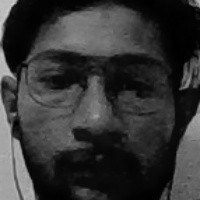
#> input picture MINI_OpenCV_projects/Face Recognition/Face_sample/user1.jpg, 200 x 200 px, given in place of the camera
$ python Facial_Recognition_part1.py
#> lines starting #> are read from the running program, lines starting #| are printed output that depends on the picture
# Collecting the face samples

import cv2
from isort import file
import numpy as np


faceDetecter = cv2.CascadeClassifier('haarcascade_frontalface_default.xml')


def face_extractor(img):
    gray_img = cv2.cvtColor(img, cv2.COLOR_BGR2GRAY)
    faces = faceDetecter.detectMultiScale(gray_img,1.3,5)

    if faces is ():
        return None

    for (x,y,w,h) in faces:
        cropped_faces = img[y:y+h, x:x+w]

    return cropped_faces


cap = cv2.VideoCapture(0)
count = 0

while True:
    ret, frame = cap.read()
#> frame is the input picture: shape (200, 200, 3); min 0, max 208, mean 52.1
    if face_extractor(frame) is not None :
#> in face_extractor, `faces = faceDetecter.detectMultiScale(gray_img,1.3,5)`: faces = [[15, 14, 169, 169]]
#> the loop in face_extractor, `for (x,y,w,h) in faces:` made 1 pass
#> pass 1, in face_extractor, `cropped_faces = img[y:y+h, x:x+w]`:
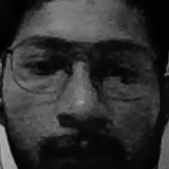
#> cropped_faces: shape (169, 169, 3); min 0, max 177, mean 48.7
        count+=1
#> count = 1

        face = cv2.resize(face_extractor(frame),(200,200))
#> the loop in face_extractor (call 2), `for (x,y,w,h) in faces:` made 1 pass
        face = cv2.cvtColor(face, cv2.COLOR_BGR2GRAY)
#> face: shape (200, 200)

        file_name_path = r'C:\Users\Admin\Computer vision\Opencv_project\Facial Recognition System\Face_sample\user'+str(count)+'.jpg'

        cv2.imwrite(file_name_path, face)

        cv2.putText(face, str(count), (50,50),cv2.FONT_HERSHEY_COMPLEX,1,(0,255,0), 2)
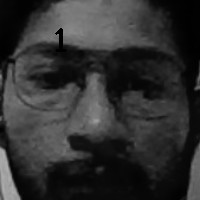
#> face: shape (200, 200); min 0, max 173, mean 48.4
        cv2.imshow('Face Cropper', face)

    else:
        print("Face Not Detected")
        pass

    if cv2.waitKey(1) ==13 or count == 100:
#> (key Esc is pressed here)
        break


cap.release()
cv2.destroyAllWindows()

print("Collecting Sample Successfull")

$ run again, on MINI_OpenCV_projects/Face Recognition/Face_sample/user10.jpg
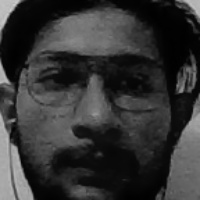
#> input picture MINI_OpenCV_projects/Face Recognition/Face_sample/user10.jpg, 200 x 200 px, given in place of the camera
#> frame is the input picture: shape (200, 200, 3); min 0, max 208, mean 52.3
#> faces = [[17, 15, 165, 165]]
#> the loop in face_extractor, `for (x,y,w,h) in faces:` made 1 pass
#> pass 1, in face_extractor, `cropped_faces = img[y:y+h, x:x+w]`:
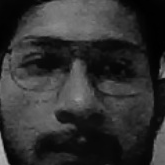
#> cropped_faces: shape (165, 165, 3); min 0, max 180, mean 49.2
#> count = 1
#> the loop in face_extractor (call 2), `for (x,y,w,h) in faces:` made 1 pass
#> `cv2.putText(face, str(count), (50,50),cv2.FONT_HERSHEY_COMPLEX,1,(0,25..`:
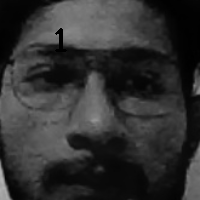
#> face: shape (200, 200); min 0, max 178, mean 48.8

$ run again, on MINI_OpenCV_projects/Face Recognition/Face_sample/user100.jpg
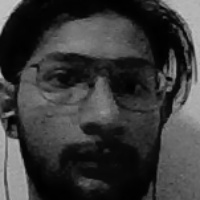
#> input picture MINI_OpenCV_projects/Face Recognition/Face_sample/user100.jpg, 200 x 200 px, given in place of the camera
#> frame is the input picture: shape (200, 200, 3); min 0, max 203, mean 57.7
#> faces = [[16, 13, 174, 174]]
#> the loop in face_extractor, `for (x,y,w,h) in faces:` made 1 pass
#> pass 1, in face_extractor, `cropped_faces = img[y:y+h, x:x+w]`:
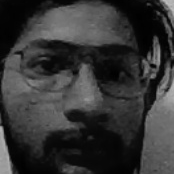
#> cropped_faces: shape (174, 174, 3); min 0, max 189, mean 53
#> count = 1
#> the loop in face_extractor (call 2), `for (x,y,w,h) in faces:` made 1 pass
#> `cv2.putText(face, str(count), (50,50),cv2.FONT_HERSHEY_COMPLEX,1,(0,25..`:
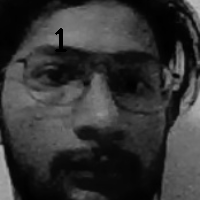
#> face: shape (200, 200); min 0, max 186, mean 52.6

$ run again, on MINI_OpenCV_projects/Face Recognition/Face_sample/user11.jpg
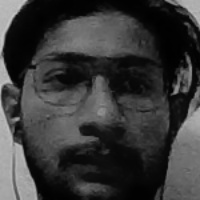
#> input picture MINI_OpenCV_projects/Face Recognition/Face_sample/user11.jpg, 200 x 200 px, given in place of the camera
#> frame is the input picture: shape (200, 200, 3); min 0, max 202, mean 56.6
#> faces = [[21, 18, 161, 161]]
#> the loop in face_extractor, `for (x,y,w,h) in faces:` made 1 pass
#> pass 1, in face_extractor, `cropped_faces = img[y:y+h, x:x+w]`:
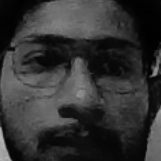
#> cropped_faces: shape (161, 161, 3); min 0, max 181, mean 50.7
#> count = 1
#> the loop in face_extractor (call 2), `for (x,y,w,h) in faces:` made 1 pass
#> `cv2.putText(face, str(count), (50,50),cv2.FONT_HERSHEY_COMPLEX,1,(0,25..`:
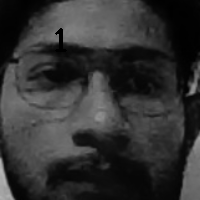
#> face: shape (200, 200); min 0, max 181, mean 50.3
